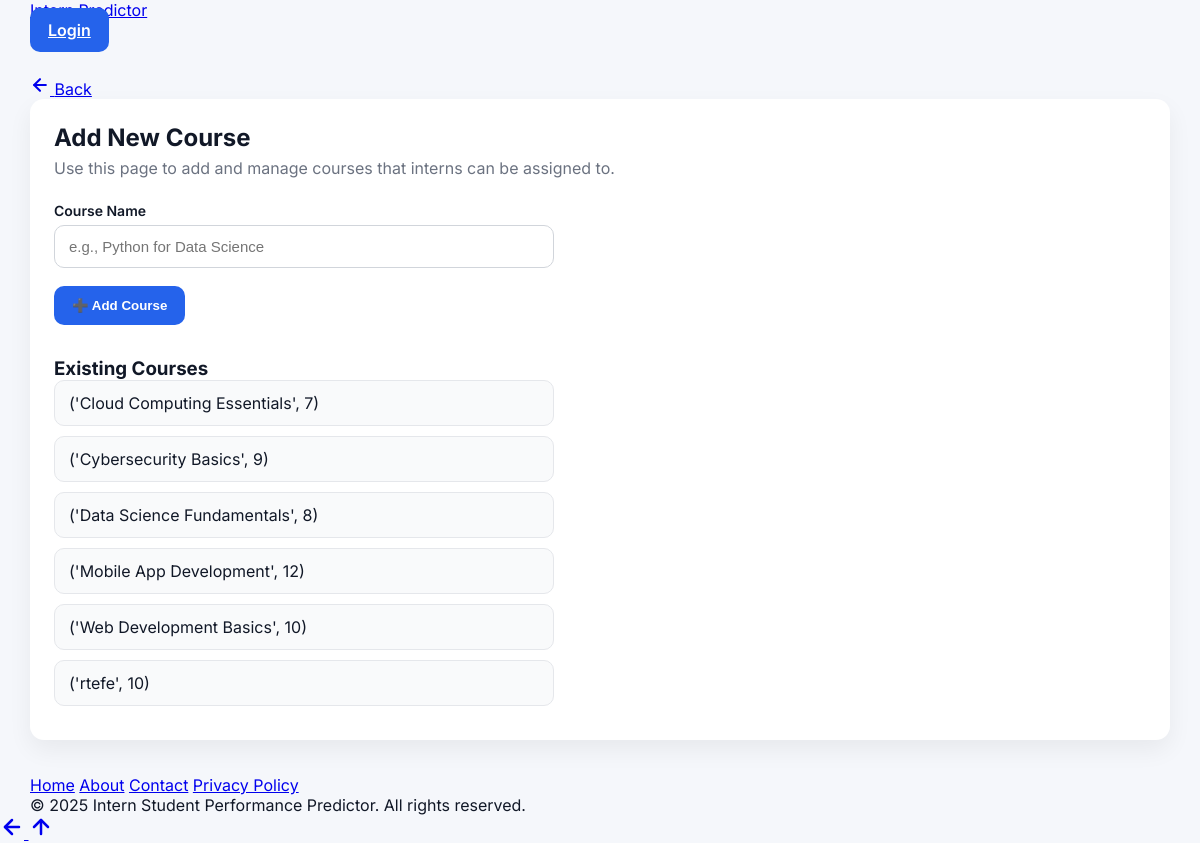
The app's page /admin/add-course (signed in) with its own data.
### tables this page shows
CREATE TABLE courses (
            id INTEGER PRIMARY KEY AUTOINCREMENT,
            name TEXT UNIQUE NOT NULL,
            total_expected_tasks INTEGER DEFAULT 10 -- New: For course completion calculation
        );

### app.py (the view, shortened to what this page needs)
@app.route('/admin/add-course', methods=['GET', 'POST'])
def add_courses():
    if not is_admin_logged_in():
        return redirect(url_for('login'))
    conn = sqlite3.connect(DATABASE)
    cursor = conn.cursor()
    cursor.execute("SELECT name, total_expected_tasks FROM courses ORDER BY name")
    existing_courses = cursor.fetchall()
    conn.close()
    return render_template('add_courses.html', username=session['username'], existing_courses=existing_courses)

### app.py (called while the page is built)
def is_admin_logged_in():
    return 'role' in session and session['role'] == 'admin'

### templates/add_courses.html (shortened to what this page needs)
{% extends "base.html" %}
{% block content %}
<div class="card">
    <h2>Add New Course</h2>
    <p class="subtitle">
        Use this page to add and manage courses that interns can be assigned to.
    </p>
    <form method="POST" class="modern-form">
        <div class="form-group">
            <label for="course_name">Course Name</label>
            <input
                type="text"
                id="course_name"
                name="course_name"
                required
                placeholder="e.g., Python for Data Science">
        </div>
        <button type="submit" class="btn-primary">
            ➕ Add Course
        </button>
    </form>
    <div class="info-section">
        <h3>Existing Courses</h3>
        {% if existing_courses %}
            <ul class="course-list">
                {% for course in existing_courses %}
                    <li>{{ course }}</li>
                {% endfor %}
            </ul>
        {% else %}
            <p class="text-muted">No courses added yet.</p>
        {% endif %}
    </div>
</div>
{% endblock %}

### static/css/style.css (style rules this page uses)
:root { --bg-main: #f5f7fb; --bg-secondary: #ffffff; --card-bg: #ffffff; --border-color: #e5e7eb; --text-primary: #111827; --text-secondary: #6b7280; --primary: #2563eb; --primary-light: #3b82f6; --success: #10b981; --warning: #f59e0b; --danger: #ef4444; --purple: #8b5cf6; --teal: #14b8a6; --pink: #ec4899; --gray: #9ca3af; --radius-sm: 8px; --radius-md: 14px; --radius-lg: 20px; --shadow-sm: 0 4px 12px rgba(0,0,0,0.06); --shadow-md: 0 10px 30px rgba(0,0,0,0.08); --font-main: 'Inter', system-ui, sans-serif; }
* { margin: 0; padding: 0; box-sizing: border-box; }
body { font-family: var(--font-main); background: var(--bg-main); color: var(--text-primary); min-height: 100vh; }
.subtitle { margin-top: 6px; color: var(--text-secondary); }
.card { background: #fff; padding: 20px; border-radius: 14px; box-shadow: 0 6px 20px rgba(0,0,0,0.06); }
.form-group { margin-bottom: 18px; }
.form-group label { display: block; margin-bottom: 6px; font-weight: 600; font-size: 14px; }
.form-group input, .form-group select { width: 100%; padding: 10px 12px; border-radius: 8px; border: 1px solid #d1d5db; font-size: 14px; }

### templates/add_courses.html (style rules this page uses)
.subtitle { color: #6b7280; margin-bottom: 24px; }
.card { background: #ffffff; padding: 24px; border-radius: 14px; box-shadow: 0 10px 25px rgba(0,0,0,0.06); }
.modern-form { max-width: 500px; margin-bottom: 32px; }
.form-group { display: flex; flex-direction: column; margin-bottom: 18px; }
.form-group label { font-weight: 600; margin-bottom: 6px; }
.form-group input { padding: 12px 14px; border-radius: 10px; border: 1px solid #d1d5db; font-size: 15px; }
.btn-primary { background: #2563eb; color: #ffffff; border: none; padding: 12px 18px; border-radius: 10px; font-weight: 600; cursor: pointer; }
.course-list { list-style: none; padding: 0; max-width: 500px; }
.course-list li { padding: 12px 14px; background: #f9fafb; border-radius: 10px; margin-bottom: 10px; border: 1px solid #e5e7eb; }
.info-section { margin-top: 30px; }

### records on screen
courses: course "('Cloud Computing Essentials', 7)"
courses: course "('Cybersecurity Basics', 9)"
courses: course "('Data Science Fundamentals', 8)"
courses: course "('Mobile App Development', 12)"
courses: course "('Web Development Basics', 10)"
courses: course "('rtefe', 10)"
